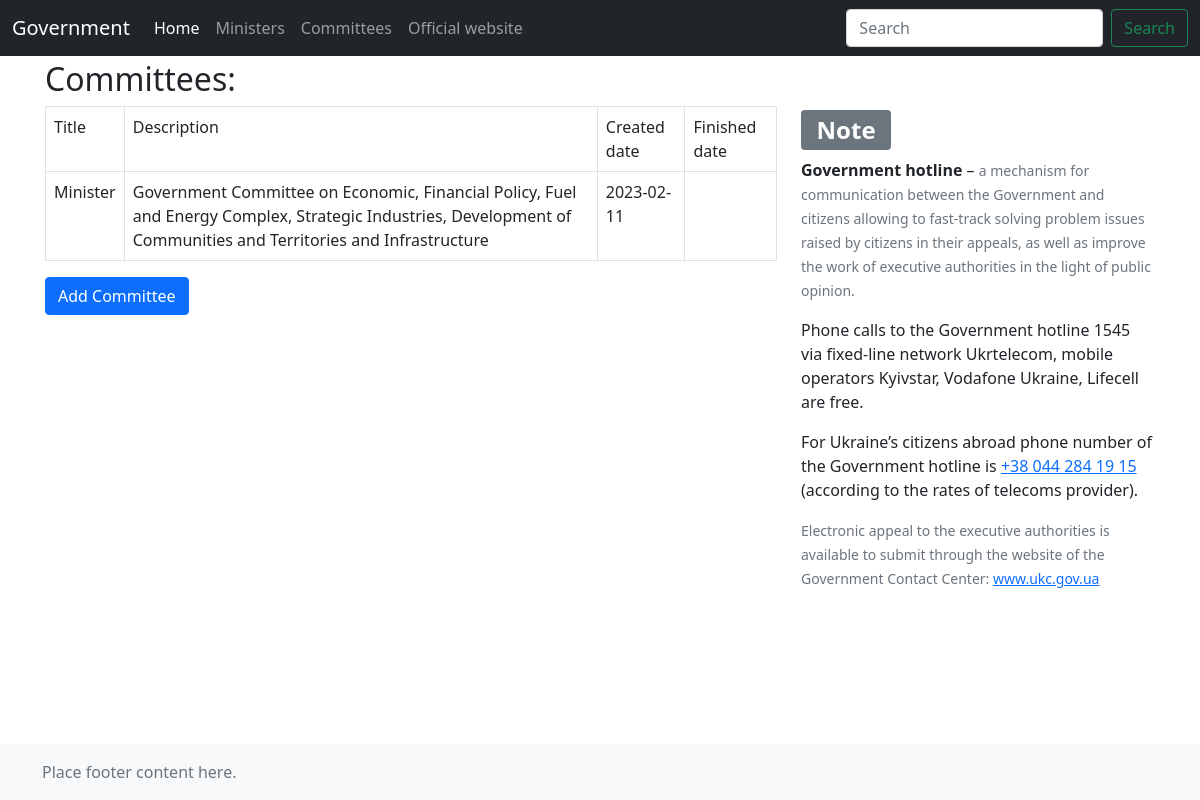
Screenshot of /committee.php with the database file from the repository.
### tables this page shows
CREATE TABLE IF NOT EXISTS `committee` (
  `id` INT NOT NULL AUTO_INCREMENT,
  `cabmin_id` INT NOT NULL,
  `title` VARCHAR(45) NULL,
  `description` VARCHAR(256) NULL,
  `created_date` DATE NULL,
  `finished_date` DATE NULL,
  PRIMARY KEY (`id`),
  INDEX `fk_committee_cabmin1_idx` (`cabmin_id` ASC) VISIBLE,
  CONSTRAINT `fk_committee_cabmin1`
    FOREIGN KEY (`cabmin_id`)
    REFERENCES `cabmin` (`id`)
    ON DELETE NO ACTION
    ON UPDATE NO ACTION);

### public/committee.php (the view, shortened to what this page needs)
<?php include "templates/head.php"?>
<main class="flex-shrink-0">
    <div class="container">
        <div class="row">
            <div class="col-md-8 mb-5">
                <?php
                if(isset($mysqli)) {
                    $id = null;
                    $sqlA = "SELECT id FROM cabmin WHERE finished_date IS NULL";
                    if ($result = $mysqli -> query($sqlA)) {
                        while ($row = $result->fetch_row()) {
                            $id = $row[0];
                        }
                        $sql = sprintf("SELECT * FROM committee WHERE cabmin_id = %d", $id);
                        $result = $mysqli->query($sql);
                        if ($result->num_rows > 0) {
                            echo "<h2>Committees: </h2>";
                            echo '<table class="table table-bordered">';
                            echo "<tr><td>Title</td>
                                    <td>Description</td>
                                    <td>Created date</td>
                                    <td>Finished date</td>
                                    </tr>";
                            while($row = $result->fetch_assoc()) {
                                printf("<tr>
                                        <td>%s</td>
                                        <td>%s</td>
                                        <td>%s</td>
                                        <td>%s</td>
                                        </tr>\n",
                                    $row["title"],
                                    $row["description"],
                                    $row["created_date"],
                                    $row["finished_date"]);
                            }
                            echo "</table>\n";
                        } else {
                            echo "0 results";
                        }
                    }
                }
                ?>
                <a type="button" href="add_committee.php" class="btn btn-primary">Add Committee</a>
            </div>
            <?php include "templates/sidebar.php"?>
        </div>
    </div>
</main>
<?php include "templates/footer.php"?>

### public/sticky-footer-navbar.css (style rules this page uses)
main > .container { padding: 60px 15px 0; }

### rows the page displays
committee: title "Minister", description "Government Committee on Economic, Financial Policy, Fuel and Energy Complex, Strategic Industries, Development of Communities and Territories and Infrastructure", created_date "2023-02-11"
